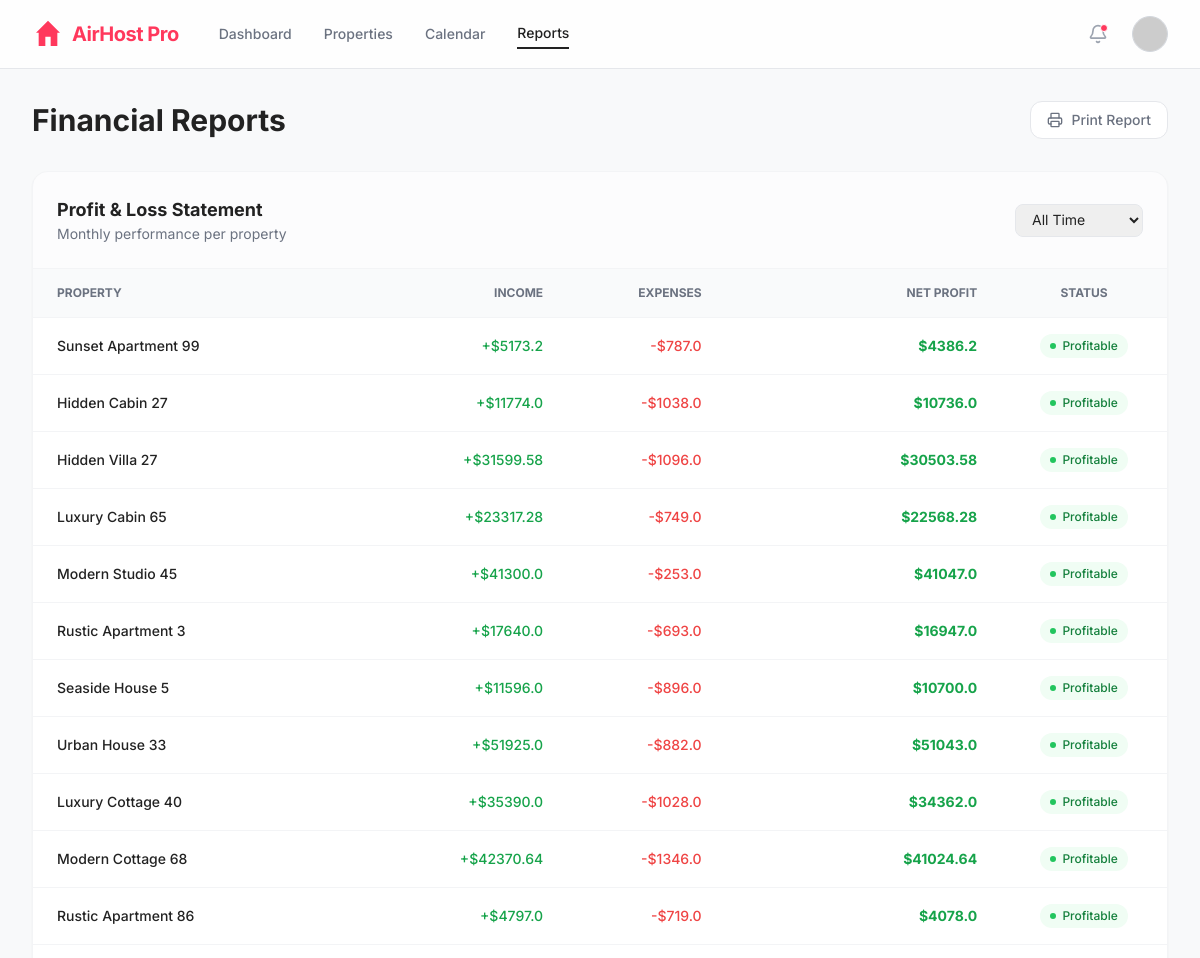
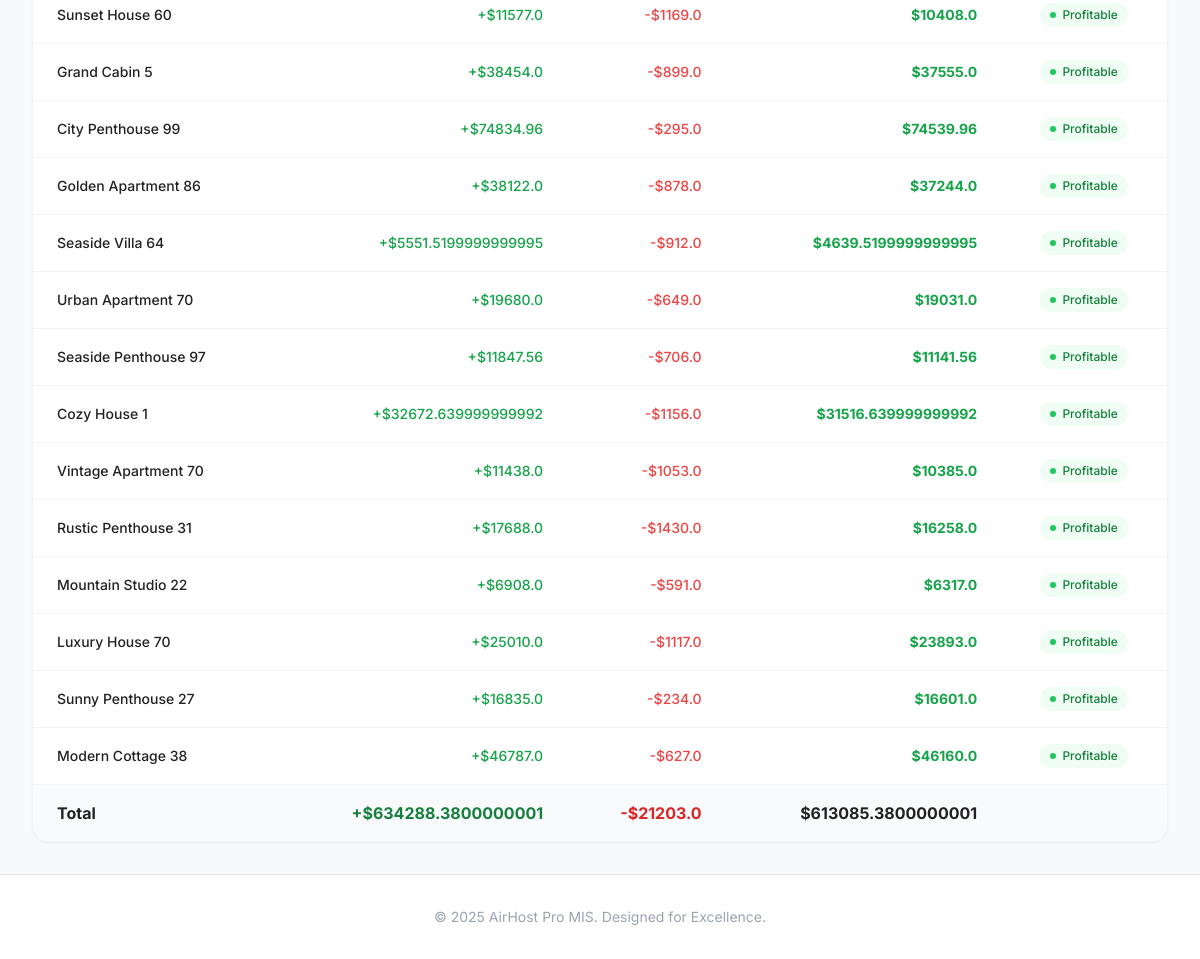
The page /reports (signed in) on the database its author committed (2 pictures, top to bottom).
### models.py (models this page shows, shortened)
class Property(db.Model):
    id = db.Column(db.Integer, primary_key=True)
    title = db.Column(db.String(100), nullable=False)
    type = db.Column(db.String(50)) # Apartment, House, Villa
    base_price = db.Column(db.Float)
    address = db.Column(db.String(200))
    status = db.Column(db.String(20)) # Clean, Dirty, Maintenance

### app.py (the view, shortened to what this page needs)
@app.route('/reports')
def reports():
    timeframe = request.args.get('timeframe', 'all')
    properties = Property.query.all()
    report_data = []
    today = date.today()
    start_date = date(2000, 1, 1)
    end_date = date(2100, 1, 1)
    if timeframe == 'this_month':
        start_date = today.replace(day=1)
        if today.month == 12:
            end_date = date(today.year + 1, 1, 1)
        else:
            end_date = date(today.year, today.month + 1, 1)
    elif timeframe == 'ytd':
        start_date = date(today.year, 1, 1)
        end_date = date(today.year + 1, 1, 1)
    for prop in properties:
        income = sum([f.amount for f in Financial.query.filter(
            Financial.property_id == prop.id,
            Financial.category == 'Income',
            Financial.date >= start_date,
            Financial.date < end_date
        ).all()])
        expenses = sum([f.amount for f in Financial.query.filter(
            Financial.property_id == prop.id,
            Financial.category != 'Income',
            Financial.date >= start_date,
            Financial.date < end_date
        ).all()])
        report_data.append({
            'title': prop.title,
            'income': income,
            'expenses': expenses,
            'profit': income - expenses
        })
    return render_template('reports.html', report_data=report_data, active_page='reports', timeframe=timeframe, notifications=session.get('notifications', []))

### app.py (called while the page is built)
@app.before_request
def require_login():
    allowed_routes = ['login', 'static', 'api_simulate', 'api_notifications']
    if request.endpoint not in allowed_routes and 'user' not in session:
        return redirect(url_for('login'))

### templates/reports.html (shortened to what this page needs)
{% extends "base.html" %}
{% block content %}
<div class="space-y-8">
    <div class="flex justify-between items-center">
        <h1 class="text-3xl font-bold text-neutral">Financial Reports</h1>
        <button onclick="window.print()"
            class="flex items-center gap-2 text-gray-500 hover:text-neutral transition-colors cursor-pointer border border-gray-200 px-4 py-2 rounded-xl bg-white hover:bg-gray-50">
            <i data-lucide="printer" class="w-4 h-4"></i>
            <span class="text-sm font-medium">Print Report</span>
        </button>
    </div>
    <div class="bg-white rounded-2xl border border-gray-100 shadow-sm overflow-hidden">
        <div class="p-6 border-b border-gray-100 flex justify-between items-center bg-gray-50/50">
            <div>
                <h2 class="font-bold text-lg text-neutral">Profit & Loss Statement</h2>
                <p class="text-gray-500 text-sm">Monthly performance per property</p>
            </div>
            <div class="flex gap-2">
                <select onchange="if(this.value) window.location.href='?timeframe='+this.value"
                    class="text-sm border border-gray-200 rounded-lg px-3 py-1.5 focus:outline-none focus:ring-1 focus:ring-primary cursor-pointer">
                    <option value="all" {% if timeframe=='all' %}selected{% endif %}>All Time</option>
                </select>
            </div>
        </div>
        <div class="overflow-x-auto">
            <table class="w-full text-left">
                <thead class="bg-gray-50 border-b border-gray-100 text-xs uppercase text-gray-500 font-medium">
                    <tr>
                        <th class="px-6 py-4">Property</th>
                        <th class="px-6 py-4 text-right">Income</th>
                        <th class="px-6 py-4 text-right">Expenses</th>
                        <th class="px-6 py-4 text-right">Net Profit</th>
                        <th class="px-6 py-4 text-center">Status</th>
                    </tr>
                </thead>
                <tbody class="divide-y divide-gray-100 text-sm">
                    {% for row in report_data %}
                    <tr class="hover:bg-gray-50/50 transition-colors">
                        <td class="px-6 py-4 font-medium text-neutral">{{ row.title }}</td>
                        <td class="px-6 py-4 text-right text-green-600 font-medium">+${{ row.income }}</td>
                        <td class="px-6 py-4 text-right text-red-500 font-medium">-${{ row.expenses }}</td>
                        <td
                            class="px-6 py-4 text-right font-bold {{ 'text-green-600' if row.profit > 0 else 'text-red-600' }}">
                            ${{ row.profit }}
                        </td>
                        <td class="px-6 py-4 text-center">
                            {% if row.profit > 0 %}
                            <span
                                class="inline-flex items-center gap-1.5 px-2.5 py-1 rounded-full text-xs font-medium bg-green-50 text-green-700">
                                <span class="w-1.5 h-1.5 rounded-full bg-green-500"></span>
                                Profitable
                            </span>
                            {% else %}
                            <span
                                class="inline-flex items-center gap-1.5 px-2.5 py-1 rounded-full text-xs font-medium bg-red-50 text-red-700">
                                <span class="w-1.5 h-1.5 rounded-full bg-red-500"></span>
                                Loss
                            </span>
                            {% endif %}
                        </td>
                    </tr>
                    {% endfor %}
                </tbody>
                <tfoot class="bg-gray-50 border-t border-gray-100 font-bold text-neutral">
                    <tr>
                        <td class="px-6 py-4">Total</td>
                        <td class="px-6 py-4 text-right text-green-700">+${{ report_data|sum(attribute='income') }}</td>
                        <td class="px-6 py-4 text-right text-red-600">-${{ report_data|sum(attribute='expenses') }}</td>
                        <td class="px-6 py-4 text-right text-neutral">${{ report_data|sum(attribute='profit') }}</td>
                        <td></td>
                    </tr>
                </tfoot>
            </table>
        </div>
    </div>
</div>
{% endblock %}

### templates/base.html (style rules this page uses)
body { font-family: 'Inter', sans-serif; }

### rows shown on the page
Property: title "Sunset Apartment 99", income "5173.2", expenses "787.0", profit "4386.2"
Property: title "Hidden Cabin 27", income "11774.0", expenses "1038.0", profit "10736.0"
Property: title "Hidden Villa 27", income "31599.58", expenses "1096.0", profit "30503.58"
Property: title "Luxury Cabin 65", income "23317.28", expenses "749.0", profit "22568.28"
Property: title "Modern Studio 45", income "41300.0", expenses "253.0", profit "41047.0"
Property: title "Rustic Apartment 3", income "17640.0", expenses "693.0", profit "16947.0"
Property: title "Seaside House 5", income "11596.0", expenses "896.0", profit "10700.0"
Property: title "Urban House 33", income "51925.0", expenses "882.0", profit "51043.0"
Property: title "Luxury Cottage 40", income "35390.0", expenses "1028.0", profit "34362.0"
Property: title "Modern Cottage 68", income "42370.64", expenses "1346.0", profit "41024.64"
Property: title "Rustic Apartment 86", income "4797.0", expenses "719.0", profit "4078.0"
Property: title "Sunset House 60", income "11577.0", expenses "1169.0", profit "10408.0"
Property: title "Grand Cabin 5", income "38454.0", expenses "899.0", profit "37555.0"
Property: title "City Penthouse 99", income "74834.96", expenses "295.0", profit "74539.96"
Property: title "Golden Apartment 86", income "38122.0", expenses "878.0", profit "37244.0"
Property: title "Seaside Villa 64", income "5551.5199999999995", expenses "912.0", profit "4639.5199999999995"
Property: title "Urban Apartment 70", income "19680.0", expenses "649.0", profit "19031.0"
Property: title "Seaside Penthouse 97", income "11847.56", expenses "706.0", profit "11141.56"
Property: title "Cozy House 1", income "32672.639999999992", expenses "1156.0", profit "31516.639999999992"
Property: title "Vintage Apartment 70", income "11438.0", expenses "1053.0", profit "10385.0"
Property: title "Rustic Penthouse 31", income "17688.0", expenses "1430.0", profit "16258.0"
Property: title "Mountain Studio 22", income "6908.0", expenses "591.0", profit "6317.0"
Property: title "Luxury House 70", income "25010.0", expenses "1117.0", profit "23893.0"
Property: title "Sunny Penthouse 27", income "16835.0", expenses "234.0", profit "16601.0"
Property: title "Modern Cottage 38", income "46787.0", expenses "627.0", profit "46160.0"

### other values the page prints
{{ report_data|sum(attribute='income') }} "634288.3800000001"
{{ report_data|sum(attribute='expenses') }} "21203.0"
{{ report_data|sum(attribute='profit') }} "613085.3800000001"
